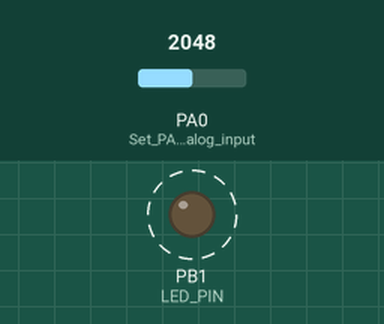
Recording of a sketch running on a simulated STM32 Blue Pill. Shown: output pins drawn as LEDs (lit = HIGH). Dashed ring = blinking. Inputs (shaded band) come from the test bench; at power-on: PA0 (Set_PA0_as_analog_input) = 2048. What the sketch prints to the serial monitor is not drawn.

Above: at 20.8 s.
Timing chart, 0 to 23.5 s (numbered marks = the images above):
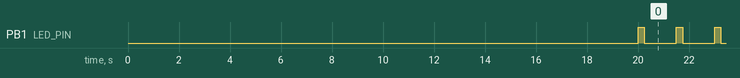

The sketch:

preishable_products_mointoring_in_inventory.ino
```cpp
//#include <STM32F1.h>  // STM32 Blue Pill library

// Define pin for LED
#define LED_PIN PB1  // Example pin, choose an appropriate pin for your setup

void setup() {
  // Start Serial communication at 9600 baud
  Serial.begin(9600);

  // Configure PA0 (ADC1 Channel 0) for the MQ3 sensor output
  pinMode(PA0, INPUT_ANALOG);  // Set PA0 as analog input

  // Configure LED_PIN as output
  pinMode(LED_PIN, OUTPUT);

  // Warm-up time for the MQ3 sensor
  delay(20000); // Wait 20 seconds for sensor to stabilize
}

void loop() {
  // Read the analog value from the MQ3 sensor on PA0 (12-bit ADC, range 0-4095)
  int adcValue = analogRead(PA0);

  // Check the value and classify the smell level
  if (adcValue < 100) {
    Serial.print("No smell detected - ADC Value: ");
    digitalWrite(LED_PIN, LOW);  // Turn off LED
  }
  else if (adcValue >= 100 && adcValue < 150) {
    Serial.print("Low rotten smell detected - ADC Value: ");
    digitalWrite(LED_PIN, LOW);  // Turn off LED
  }
  else if (adcValue >= 150 && adcValue < 300) {
    Serial.print("Moderate rotten smell detected - ADC Value: ");
    digitalWrite(LED_PIN, LOW);  // Turn off LED
  }
  else if (adcValue >= 400) {
    Serial.print("High rotten smell detected - ADC Value: ");

    // Blink LED continuously to indicate high alcohol smell
    digitalWrite(LED_PIN, HIGH);
    delay(250);  // Adjust delay for blink speed
    digitalWrite(LED_PIN, LOW);
    delay(250);
  }

  // Print the ADC value in the same line
  Serial.println(adcValue);

  // Delay between readings, adjust as needed
  delay(1000);
}
```

Measured:
- by itself, PB1 (LED_PIN): alternates HIGH for 0.25 s and LOW for 1.3 s
